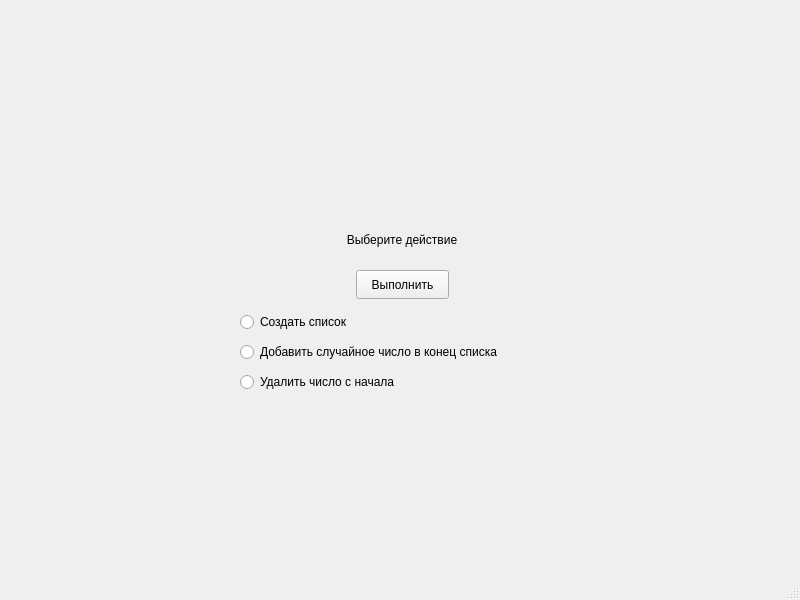
<?xml version="1.0" encoding="UTF-8"?>
<ui version="4.0">
 <class>MainWindow</class>
 <widget class="QMainWindow" name="MainWindow">
  <property name="geometry">
   <rect>
    <x>0</x>
    <y>0</y>
    <width>800</width>
    <height>600</height>
   </rect>
  </property>
  <property name="windowTitle">
   <string>MainWindow</string>
  </property>
  <widget class="QWidget" name="centralwidget">
   <widget class="QLabel" name="label">
    <property name="geometry">
     <rect>
      <x>212</x>
      <y>230</y>
      <width>380</width>
      <height>20</height>
     </rect>
    </property>
    <property name="text">
     <string>Выберите действие</string>
    </property>
    <property name="alignment">
     <set>Qt::AlignmentFlag::AlignCenter</set>
    </property>
   </widget>
   <widget class="QPushButton" name="pushButton">
    <property name="geometry">
     <rect>
      <x>356</x>
      <y>270</y>
      <width>93</width>
      <height>29</height>
     </rect>
    </property>
    <property name="text">
     <string>Выполнить</string>
    </property>
   </widget>
   <widget class="QRadioButton" name="radioButton">
    <property name="geometry">
     <rect>
      <x>240</x>
      <y>310</y>
      <width>160</width>
      <height>24</height>
     </rect>
    </property>
    <property name="text">
     <string>Создать список</string>
    </property>
   </widget>
   <widget class="QRadioButton" name="radioButton_2">
    <property name="geometry">
     <rect>
      <x>240</x>
      <y>340</y>
      <width>330</width>
      <height>24</height>
     </rect>
    </property>
    <property name="text">
     <string>Добавить случайное число в конец списка</string>
    </property>
   </widget>
   <widget class="QRadioButton" name="radioButton_3">
    <property name="geometry">
     <rect>
      <x>240</x>
      <y>370</y>
      <width>340</width>
      <height>24</height>
     </rect>
    </property>
    <property name="text">
     <string>Удалить число с начала</string>
    </property>
   </widget>
  </widget>
  <widget class="QMenuBar" name="menubar">
   <property name="geometry">
    <rect>
     <x>0</x>
     <y>0</y>
     <width>800</width>
     <height>26</height>
    </rect>
   </property>
  </widget>
  <widget class="QStatusBar" name="statusbar"/>
 </widget>
 <resources/>
 <connections/>
</ui>
